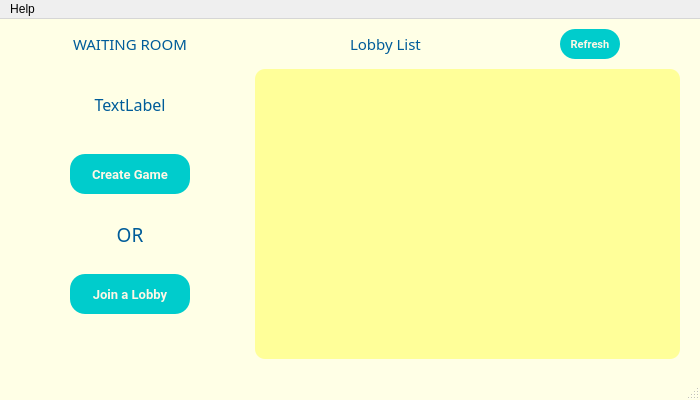
<?xml version="1.0" encoding="UTF-8"?>
<ui version="4.0">
 <class>StageWaitingRoom</class>
 <widget class="QMainWindow" name="StageWaitingRoom">
  <property name="geometry">
   <rect>
    <x>0</x>
    <y>0</y>
    <width>700</width>
    <height>400</height>
   </rect>
  </property>
  <property name="windowTitle">
   <string>MainWindow</string>
  </property>
  <property name="styleSheet">
   <string notr="true">QMainWindow {
        background-color: #ffffe6;
}

QInputDialog {
		font: Roboto;
		font-size: 9;
}

QListWidget {
        background-color: #ffff99;
}

QPushButton {
        background-color: #00cccc;
        color: #fff7e6 ;
        border-radius: 15;
}

QPushButton:hover {
        color: #fff7e6 ;
        background-color: #002e4d;
}

QPushButton:pressed {
        color: #fff7e6 ;
        background-color: #002e4d;
}

QLineEdit {
        background-color: #b3ecff;
        border-radius: 15;
        padding-left: 10;
        color: #0000b3;
        font-family : roboto;
}

QLabel {
        color: #005c99;
}

QMessageBox QPushButton {
        border-radius: 10;
        background-color: #005c99;
}
</string>
  </property>
  <widget class="QWidget" name="centralwidget">
   <widget class="QLabel" name="text0">
    <property name="geometry">
     <rect>
      <x>30</x>
      <y>10</y>
      <width>200</width>
      <height>30</height>
     </rect>
    </property>
    <property name="font">
     <font>
      <family>Ravie</family>
      <pointsize>11</pointsize>
      <weight>50</weight>
      <italic>false</italic>
      <bold>false</bold>
     </font>
    </property>
    <property name="text">
     <string>WAITING ROOM</string>
    </property>
    <property name="alignment">
     <set>Qt::AlignCenter</set>
    </property>
   </widget>
   <widget class="QPushButton" name="btnCreate">
    <property name="geometry">
     <rect>
      <x>70</x>
      <y>135</y>
      <width>120</width>
      <height>40</height>
     </rect>
    </property>
    <property name="font">
     <font>
      <family>Roboto</family>
      <pointsize>10</pointsize>
      <weight>75</weight>
      <bold>true</bold>
     </font>
    </property>
    <property name="text">
     <string>Create Game</string>
    </property>
   </widget>
   <widget class="QPushButton" name="btnJoin">
    <property name="geometry">
     <rect>
      <x>70</x>
      <y>255</y>
      <width>120</width>
      <height>40</height>
     </rect>
    </property>
    <property name="font">
     <font>
      <family>Roboto</family>
      <pointsize>10</pointsize>
      <weight>75</weight>
      <bold>true</bold>
     </font>
    </property>
    <property name="text">
     <string>Join a Lobby</string>
    </property>
   </widget>
   <widget class="QListWidget" name="listLobby">
    <property name="geometry">
     <rect>
      <x>255</x>
      <y>50</y>
      <width>425</width>
      <height>290</height>
     </rect>
    </property>
    <property name="font">
     <font>
      <family>Roboto</family>
      <pointsize>9</pointsize>
     </font>
    </property>
    <property name="styleSheet">
     <string notr="true">QListWidget {
        border-radius: 10 ;
		font-family: Roboto;
		font-style: bold;
		font-size: 9;
        padding-left: 10;
        padding-top: 10;
}

QListView::item:alternate {
    background: #EEEEEE;
}

QListView::item:selected:!active {
    background: qlineargradient(x1: 0, y1: 0, x2: 0, y2: 1,
                                stop: 0 #ABAFE5, stop: 1 #8588B2);
}

QListView::item:selected:active {
    background: qlineargradient(x1: 0, y1: 0, x2: 0, y2: 1,
                                stop: 0 #6a6ea9, stop: 1 #888dd9);
}

QListView::item:hover {
    background: qlineargradient(x1: 0, y1: 0, x2: 0, y2: 1,
                                stop: 0 #FAFBFE, stop: 1 #DCDEF1);
}
</string>
    </property>
   </widget>
   <widget class="QLabel" name="text1">
    <property name="geometry">
     <rect>
      <x>70</x>
      <y>200</y>
      <width>120</width>
      <height>30</height>
     </rect>
    </property>
    <property name="font">
     <font>
      <family>Ravie</family>
      <pointsize>14</pointsize>
      <weight>50</weight>
      <italic>false</italic>
      <bold>false</bold>
     </font>
    </property>
    <property name="text">
     <string>OR</string>
    </property>
    <property name="alignment">
     <set>Qt::AlignCenter</set>
    </property>
   </widget>
   <widget class="QLabel" name="text2">
    <property name="geometry">
     <rect>
      <x>350</x>
      <y>10</y>
      <width>140</width>
      <height>30</height>
     </rect>
    </property>
    <property name="font">
     <font>
      <family>Ravie</family>
      <pointsize>11</pointsize>
      <weight>50</weight>
      <italic>false</italic>
      <bold>false</bold>
     </font>
    </property>
    <property name="text">
     <string>Lobby List</string>
    </property>
   </widget>
   <widget class="QPushButton" name="btnRefresh">
    <property name="geometry">
     <rect>
      <x>560</x>
      <y>10</y>
      <width>60</width>
      <height>30</height>
     </rect>
    </property>
    <property name="font">
     <font>
      <family>Roboto</family>
      <pointsize>8</pointsize>
      <weight>75</weight>
      <bold>true</bold>
     </font>
    </property>
    <property name="text">
     <string>Refresh</string>
    </property>
   </widget>
   <widget class="QLabel" name="labelWelcome">
    <property name="geometry">
     <rect>
      <x>30</x>
      <y>70</y>
      <width>200</width>
      <height>31</height>
     </rect>
    </property>
    <property name="font">
     <font>
      <family>Rockwell</family>
      <pointsize>12</pointsize>
     </font>
    </property>
    <property name="text">
     <string>TextLabel</string>
    </property>
    <property name="alignment">
     <set>Qt::AlignCenter</set>
    </property>
   </widget>
  </widget>
  <widget class="QMenuBar" name="menubar">
   <property name="geometry">
    <rect>
     <x>0</x>
     <y>0</y>
     <width>700</width>
     <height>25</height>
    </rect>
   </property>
   <widget class="QMenu" name="menuHelp">
    <property name="title">
     <string>Help</string>
    </property>
    <addaction name="actionLogout"/>
   </widget>
   <addaction name="menuHelp"/>
  </widget>
  <widget class="QStatusBar" name="statusbar"/>
  <action name="actionLogout">
   <property name="text">
    <string>Logout</string>
   </property>
  </action>
 </widget>
 <resources/>
 <connections/>
</ui>
